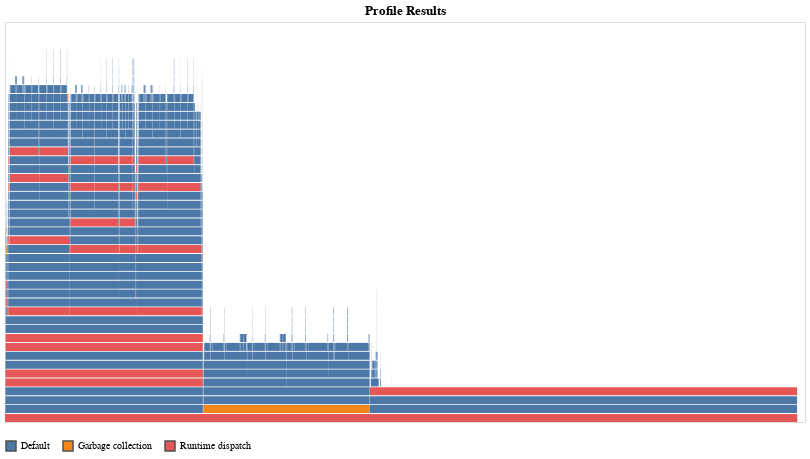

Notebook cell for this chart:
### Code cell
ProfileVega.view()

### Figure 1 — Vega-Lite specification as saved in the notebook (floating-point values rounded to 4 significant figures; data arrays with more than 128 entries replaced by an {"elided": "..."} marker saying what was removed)
{"data": {"values": {"elided": "2144 records"}}, "encoding": {"color": {"field": "status", "legend": {"orient": "bottom", "title": null}, "type": "nominal"}, "fillOpacity": {"condition": [{"selection": "highlight", "value": 0.6}, {"selection": "select", "value": 0.5}], "value": 1}, "strokeWidth": {"condition": [{"selection": "highlight", "value": 0.5}, {"selection": "select", "value": 0.5}], "value": 0}, "tooltip": {"field": "sf", "type": "nominal"}, "x": {"axis": null, "field": "x1", "type": "quantitative"}, "x2": {"field": "x2", "type": "quantitative"}, "y": {"axis": null, "field": "level", "type": "quantitative"}, "y2": {"field": "level2", "type": "quantitative"}}, "height": 400, "mark": {"stroke": "#505050", "type": "rect"}, "selection": {"grid": {"bind": "scales", "type": "interval"}, "highlight": {"empty": "none", "on": "mouseover", "type": "single"}, "select": {"empty": "none", "type": "multi"}}, "title": "Profile Results", "transform": [{"as": "level2", "calculate": "datum.level+0.9"}], "width": 800}
